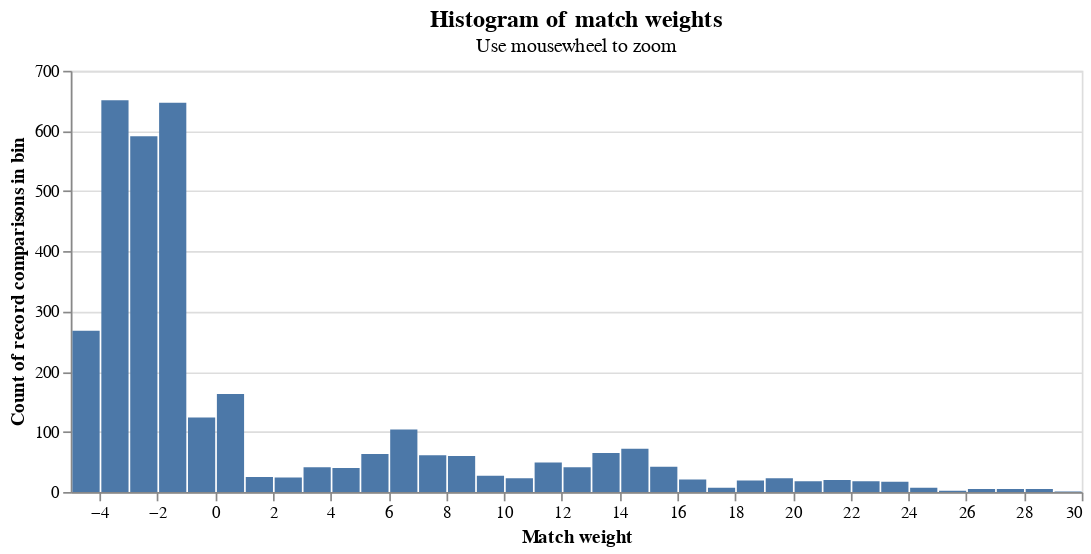

Notebook source saved alongside this figure:
### Markdown cell above
A histogram showing the distribution of match weights can be viewed as follows

### Code cell
c = linker.match_weight_histogram(df_predictions)

### Figure 1 — Vega-Lite specification as saved in the notebook (floating-point values rounded to 4 significant figures)
{"$schema": "https://vega.github.io/schema/vega-lite/v4.8.1.json", "config": {"title": {"fontSize": 14}}, "data": {"values": [{"splink_score_bin_low": -5.0, "binwidth": 1, "count_rows": 268, "splink_score_bin_high": -4.0}, {"splink_score_bin_low": -4.0, "binwidth": 1, "count_rows": 651, "splink_score_bin_high": -3.0}, {"splink_score_bin_low": -3.0, "binwidth": 1, "count_rows": 591, "splink_score_bin_high": -2.0}, {"splink_score_bin_low": -2.0, "binwidth": 1, "count_rows": 647, "splink_score_bin_high": -1.0}, {"splink_score_bin_low": -1.0, "binwidth": 1, "count_rows": 124, "splink_score_bin_high": 0.0}, {"splink_score_bin_low": 0.0, "binwidth": 1, "count_rows": 163, "splink_score_bin_high": 1.0}, {"splink_score_bin_low": 1.0, "binwidth": 1, "count_rows": 25, "splink_score_bin_high": 2.0}, {"splink_score_bin_low": 2.0, "binwidth": 1, "count_rows": 24, "splink_score_bin_high": 3.0}, {"splink_score_bin_low": 3.0, "binwidth": 1, "count_rows": 41, "splink_score_bin_high": 4.0}, {"splink_score_bin_low": 4.0, "binwidth": 1, "count_rows": 40, "splink_score_bin_high": 5.0}, {"splink_score_bin_low": 5.0, "binwidth": 1, "count_rows": 63, "splink_score_bin_high": 6.0}, {"splink_score_bin_low": 6.0, "binwidth": 1, "count_rows": 104, "splink_score_bin_high": 7.0}, {"splink_score_bin_low": 7.0, "binwidth": 1, "count_rows": 61, "splink_score_bin_high": 8.0}, {"splink_score_bin_low": 8.0, "binwidth": 1, "count_rows": 60, "splink_score_bin_high": 9.0}, {"splink_score_bin_low": 9.0, "binwidth": 1, "count_rows": 27, "splink_score_bin_high": 10.0}, {"splink_score_bin_low": 10.0, "binwidth": 1, "count_rows": 23, "splink_score_bin_high": 11.0}, {"splink_score_bin_low": 11.0, "binwidth": 1, "count_rows": 49, "splink_score_bin_high": 12.0}, {"splink_score_bin_low": 12.0, "binwidth": 1, "count_rows": 41, "splink_score_bin_high": 13.0}, {"splink_score_bin_low": 13.0, "binwidth": 1, "count_rows": 65, "splink_score_bin_high": 14.0}, {"splink_score_bin_low": 14.0, "binwidth": 1, "count_rows": 72, "splink_score_bin_high": 15.0}, {"splink_score_bin_low": 15.0, "binwidth": 1, "count_rows": 42, "splink_score_bin_high": 16.0}, {"splink_score_bin_low": 16.0, "binwidth": 1, "count_rows": 21, "splink_score_bin_high": 17.0}, {"splink_score_bin_low": 17.0, "binwidth": 1, "count_rows": 7, "splink_score_bin_high": 18.0}, {"splink_score_bin_low": 18.0, "binwidth": 1, "count_rows": 19, "splink_score_bin_high": 19.0}, {"splink_score_bin_low": 19.0, "binwidth": 1, "count_rows": 23, "splink_score_bin_high": 20.0}, {"splink_score_bin_low": 20.0, "binwidth": 1, "count_rows": 18, "splink_score_bin_high": 21.0}, {"splink_score_bin_low": 21.0, "binwidth": 1, "count_rows": 20, "splink_score_bin_high": 22.0}, {"splink_score_bin_low": 22.0, "binwidth": 1, "count_rows": 18, "splink_score_bin_high": 23.0}, {"splink_score_bin_low": 23.0, "binwidth": 1, "count_rows": 17, "splink_score_bin_high": 24.0}, {"splink_score_bin_low": 24.0, "binwidth": 1, "count_rows": 7, "splink_score_bin_high": 25.0}, {"splink_score_bin_low": 25.0, "binwidth": 1, "count_rows": 2, "splink_score_bin_high": 26.0}, {"splink_score_bin_low": 26.0, "binwidth": 1, "count_rows": 5, "splink_score_bin_high": 27.0}, {"splink_score_bin_low": 27.0, "binwidth": 1, "count_rows": 5, "splink_score_bin_high": 28.0}, {"splink_score_bin_low": 28.0, "binwidth": 1, "count_rows": 5, "splink_score_bin_high": 29.0}, {"splink_score_bin_low": 29.0, "binwidth": 1, "count_rows": 1, "splink_score_bin_high": 30.0}]}, "height": 250, "width": 600, "mark": "bar", "title": {"text": "Histogram of match weights", "subtitle": "Use mousewheel to zoom"}, "encoding": {"tooltip": [{"field": "count_rows", "title": "Count in bin", "type": "quantitative"}], "x": {"axis": {"title": "Match weight"}, "bin": "binned", "field": "splink_score_bin_low", "type": "quantitative"}, "x2": {"field": "splink_score_bin_high"}, "y": {"field": "count_rows", "type": "quantitative", "axis": {"title": "Count of record comparisons in bin"}}}, "selection": {"selector076": {"type": "interval", "bind": "scales", "encodings": ["y"]}}}
